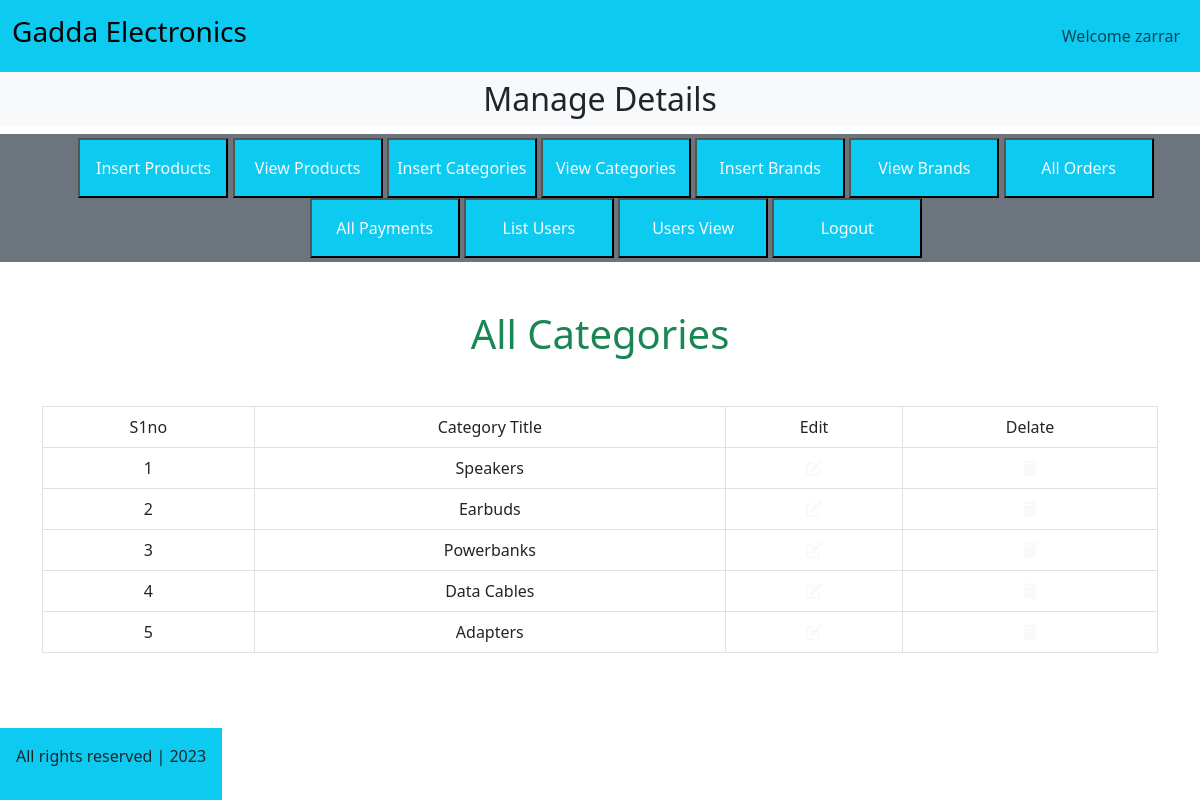
The app's page /admin/index.php?view_categories (signed in) with its own data.
### tables this page shows
CREATE TABLE `categories` (
  `category_id` int(11) NOT NULL,
  `category_title` varchar(40) NOT NULL
);

### admin/view_categories.php (the view, shortened to what this page needs)
<h1 class="text-center text-success">All Categories</h1>
<table class="table table-bordered mt-5">
    <thead class="bg-info">
        <tr class="text-center">
            <td>S1no</td>
            <td>Category Title</td>
            <td>Edit</td>
            <td>Delate</td>
        </tr>
    </thead>
    <tbody class="bg-secondary text-light">
        <?php
        $select_category = "select * from categories";
        $resul_category = mysqli_query($con, $select_category);
        $num = 0;
        while ($row_category = mysqli_fetch_assoc($resul_category)) {
            $category_id = $row_category['category_id'];
            $category_title = $row_category['category_title'];
            $num++;
            ?>
            <tr class="text-center">
                <td><?php echo $num ?></td>
                <td><?php echo $category_title ?></td>
                <td><a href='index.php?edit_category=<?php echo $category_id ?>' class='text-light'><i class='fa-solid fa-pen-to-square'></i></a></td>
                <td><a href='index.php?delete_category=<?php echo $category_id ?>' class='text-light' type="button" data-toggle="modal" data-target="#exampleModal"><i class='fa-solid fa-trash'></i></a></td>
                <?php
        }
        ?>
        </tr>
    </tbody>
</table>

### style.css (style rules this page uses)
* { margin: 0; padding: 0; box-sizing: border-box; }

### records on screen
categories: category_title "Speakers"
categories: category_title "Earbuds"
categories: category_title "Powerbanks"
categories: category_title "Data Cables"
categories: category_title "Adapters"

### other values on screen
$_SESSION['admin_name'] "zarrar"
